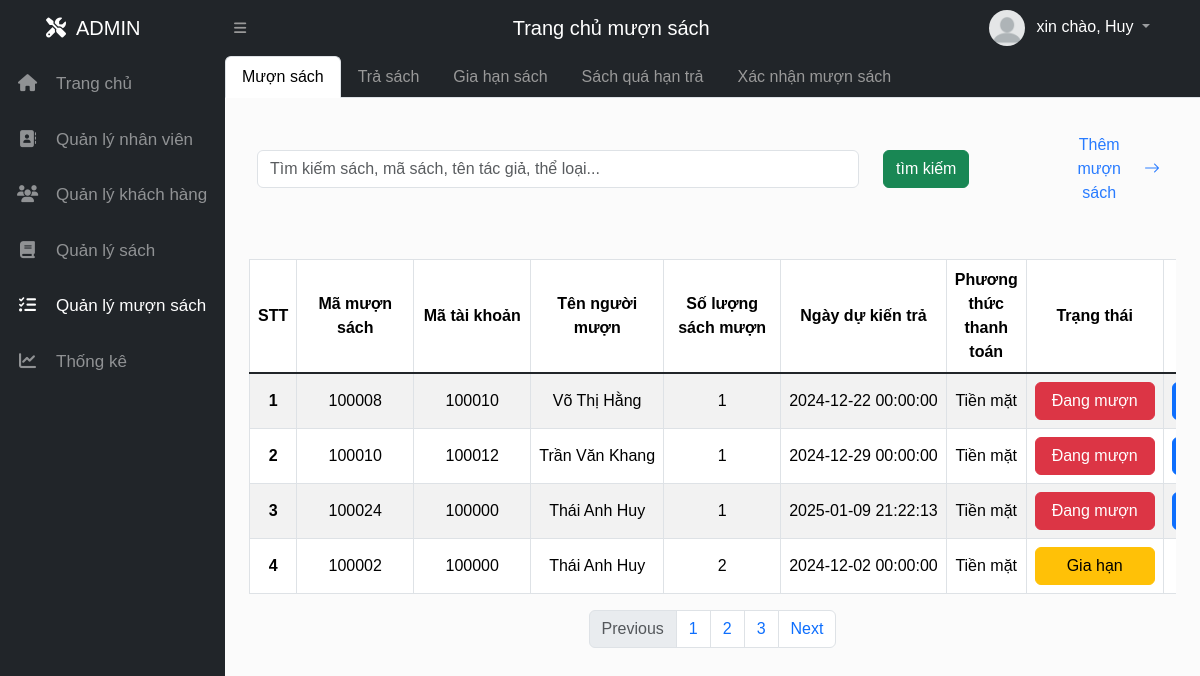
/Admin/ql_muon_sach/muonsach (signed in), run on the app's committed database.
### tables this page shows
CREATE TABLE `muonsach` (
  `MaMuonSach` int(11) NOT NULL AUTO_INCREMENT,
  `MaTaiKhoan` int(11) DEFAULT NULL,
  `NgayMuon` date DEFAULT curdate(),
  `NgayDuKienTra` datetime DEFAULT NULL,
  `HanTra` datetime DEFAULT NULL,
  `NgayGiaHan` datetime DEFAULT NULL,
  `NgayTraThuc` datetime DEFAULT NULL,
  `SoLuongSachMuon` int(3) DEFAULT 0,
  `TongTien` double DEFAULT 0,
  `TrangThai` enum('Đang mượn','Đã trả','Chờ xác nhận','Đang vận chuyển','Gia hạn') DEFAULT 'Đang mượn',
  `PhuongThucThanhToan` enum('Chuyển khoản','Tiền mặt','Tiền trong tài khoản thư viện') DEFAULT 'Tiền mặt',
  `CreatedAt` datetime DEFAULT current_timestamp(),
  `UpdatedAt` datetime DEFAULT current_timestamp() ON UPDATE current_timestamp(),
  PRIMARY KEY (`MaMuonSach`),
  KEY `MaTaiKhoan` (`MaTaiKhoan`),
  CONSTRAINT `muonsach_ibfk_1` FOREIGN KEY (`MaTaiKhoan`) REFERENCES `taikhoan` (`MaTaiKhoan`) ON DELETE CASCADE
);

CREATE TABLE `taikhoan` (
  `MaTaiKhoan` int(11) NOT NULL AUTO_INCREMENT,
  `TenDangNhap` varchar(50) DEFAULT NULL,
  `MatKhauHash` varchar(255) DEFAULT NULL,
  `MaVaiTro` int(11) DEFAULT 1,
  `MaTrangThai` int(11) DEFAULT 3,
  `HoTen` varchar(100) DEFAULT NULL,
  `Email` varchar(100) DEFAULT NULL,
  `Cccd` varchar(13) DEFAULT NULL,
  `DienThoai` varchar(20) DEFAULT NULL,
  `DiaChi` varchar(255) DEFAULT NULL,
  `URL_HinhNguoiDung` varchar(255) DEFAULT NULL,
  `CreatedAt` datetime DEFAULT current_timestamp(),
  `UpdatedAt` datetime DEFAULT current_timestamp() ON UPDATE current_timestamp(),
  PRIMARY KEY (`MaTaiKhoan`),
  UNIQUE KEY `TenDangNhap` (`TenDangNhap`),
  UNIQUE KEY `Email` (`Email`),
  UNIQUE KEY `Cccd` (`Cccd`),
  KEY `MaVaiTro` (`MaVaiTro`),
  KEY `MaTrangThai` (`MaTrangThai`),
  CONSTRAINT `taikhoan_ibfk_1` FOREIGN KEY (`MaVaiTro`) REFERENCES `vaitro` (`MaVaiTro`),
  CONSTRAINT `taikhoan_ibfk_2` FOREIGN KEY (`MaTrangThai`) REFERENCES `trangthai` (`MaTrangThai`)
);

### View/Admin/index.php (called while the page is built, shortened)
<?php
    include('../../config.php');
    if (isset($_GET['mod'])) {
        switch ($_GET['mod']) {
            case 'ql_muon_sach':
                $ctrl_name = "c_ad_ql_muon_tra";
                break;
        }
        include_once '../../controller/c_admin/'.$ctrl_name.'.php';
    } else{
        header('Location: ?mod=home&act=home');
    }
?>

### config.php (called while the page is built, shortened)
<?php
  $base_url_admin = '/do_an_quanlythuvien/Admin/';
?>

### Model/m_admin/m_ad_ql_muon_tra.php (called while the page is built, shortened)
<?php
    function get_muonsach($trangthai){
        $conn = connectdb();
        $sql = "SELECT DISTINCT muonsach.*, taikhoan.HoTen, muonsach.NgayTraThuc FROM muonsach
        LEFT JOIN taikhoan on muonsach.MaTaiKhoan = taikhoan.MaTaiKhoan
        LEFT JOIN chitietmuonsach ON muonsach.`MaMuonSach` = chitietmuonsach.`MaMuonSach`
        WHERE muonsach.TrangThai = ?";
        $stmt = $conn->prepare($sql);
        $stmt->bind_param("s", $trangthai);
        $stmt->execute();
        $result = $stmt->get_result();
        $list = [];
        while ($row = $result->fetch_assoc()) {
            array_push($list, $row);
        }
        return $list;
    }
?>

### View/Admin/home/muontrasach/muonsach/view_muon_sach.php (the view, shortened to what this page needs)
<div class="row my-4 justify-content-center boxsearch items-center">
    <div class="col-md-8 pl20">
        <input class="form-control" type="text"
            placeholder="Tìm kiếm sách, mã sách, tên tác giả, thể loại...">
    </div>
    <div class="col-md-2">
        <button class="btn btn-success">tìm kiếm</button>
    </div>
    <div class="col-md-2">
        <a href="<?=$base_url_admin?>ql_muon_sach/add_MuonSach" class="btn btn_custom_arrow_right float-end">Thêm mượn sách <i class="bi bi-arrow-right"></i></a>
    </div>
</div>
<div class="row">
    <div class="col">
        <div class="table-responsive">
            <table class="table text-center table-hover mt-4 table-bordered table-striped">
                <thead class="thead-dark">
                    <tr>
                        <th scope="col">STT</th>
                        <th scope="col">Mã mượn sách</th>
                        <th scope="col">Mã tài khoản</th>
                        <th scope="col">Tên người mượn</th>
                        <th scope="col">Số lượng sách mượn</th>
                        <th scope="col">Ngày dự kiến trả</th>
                        <th scope="col">Phương thức thanh toán</th>
                        <th scope="col">Trạng thái</th>
                        <th scope="col" style="width: 100px;">Hành động</th>
                    </tr>
                </thead>
                <tbody class="table-group-divider">
                    <?php $stt = 1;
                        foreach($select_MuonSach as $select_MuonSach):
                    ?>
                    <tr onclick="window.location.href='<?=$base_url_admin?>ql_muon_sach/detail_view?mamuonsach=<?=$select_MuonSach["MaMuonSach"]?>'">
                        <th scope="row"><div ><?=$stt?></div></th>
                        <td><div class="hang1_table" style="max-width: 30px;min-width: 100px;"><?=$select_MuonSach["MaMuonSach"]?></div></td>
                        <td><div class="hang1_table" style="max-width: 200px;min-width: 100px;"><?=$select_MuonSach["MaTaiKhoan"]?></div></td>
                        <td><div class="hang1_table" style="max-width: 200px;min-width: 100px;"><?=$select_MuonSach["HoTen"]?></div></td>
                        <td><div class="hang1_table" style="max-width: 200px;min-width: 100px;"><?=$select_MuonSach["SoLuongSachMuon"]?></div></td>
                        <td><div class="hang1_table" style="min-width: 50px;"><?=$select_MuonSach["NgayDuKienTra"]?></div></td>
                        <td><div class="hang1_table" style="min-width: 50px;"><?=$select_MuonSach["PhuongThucThanhToan"]?></div></td>
                        <td><div class="hang1_table" style="min-width: 50px;"><span style="min-width: 120px;"
                        class="btn <?=$select_MuonSach["TrangThai"]=="Đã trả"?"btn-success":($select_MuonSach["TrangThai"]=="Đang mượn"?"btn-danger":"btn-warning")?>"><?=$select_MuonSach["TrangThai"]?></span></div></td>
                        <td>
                            <div class="hang1_table" style="min-width: 50px;">
                                <a class="btn btn-primary" href="<?=$base_url_admin?>ql_muon_sach/tra_sach?mamuonsach=<?=$select_MuonSach["MaMuonSach"]?>">Trả sách</a>
                            </div>
                        </td>
                    </tr>
                    <?php $stt++; endforeach; ?>
                </tbody>
            </table>
        </div>
        <nav aria-label="Page navigation example">
            <ul class="pagination justify-content-center">
                <li class="page-item disabled">
                    <a class="page-link" href="#" tabindex="-1"
                        aria-disabled="true">Previous</a>
                </li>
                <li class="page-item"><a class="page-link" href="#">1</a></li>
                <li class="page-item"><a class="page-link" href="#">2</a></li>
                <li class="page-item"><a class="page-link" href="#">3</a></li>
                <li class="page-item">
                    <a class="page-link" href="#">Next</a>
                </li>
            </ul>
        </nav>
    </div>
</div>

### Assets/css/admin.css (style rules this page uses)
* { margin: 0; padding: 0; box-sizing: border-box; }
*, *::before, *::after { box-sizing: border-box; }
a { text-decoration: none; }
body { font-family: Arial, sans-serif; background-color: #e2e2e21f; justify-content: space-between; }
div { display: block; unicode-bidi: isolate; }
:root { --blue: #287bff; --white: #fff; --grey: #f5f5f5; --black1: #222; --black2: #999; --color-white: #fff; --color-header: #212529; --color-background-cursor: #444; --color-btn: #71be34; }
.table th, .table td { vertical-align: middle; word-wrap: break-word; }
input[type="text"], input[list] { -webkit-appearance: none; -moz-appearance: none; appearance: none; }
.hang1_table { white-space: nowrap; overflow: hidden; text-overflow: ellipsis; }
.btn_custom_arrow_right { color: #287bff !important; margin-left: 5px; transform: translateX(0); transition: transform 0.3s ease; display: flex; align-items: center; border: none; }
.btn_custom_arrow_left i,.btn_custom_arrow_right i { margin: 0 4px; }

### Assets/css/style.css (style rules this page uses)
.pl20 { padding-left: 20px; }
.items-center { align-items: center; }

### data on the page
muonsach: MaMuonSach "100008", MaTaiKhoan "100010", MaTaiKhoan.HoTen "Võ Thị Hằng", SoLuongSachMuon "1", NgayDuKienTra "2024-12-22 00:00:00", PhuongThucThanhToan "Tiền mặt", TrangThai "Đang mượn"
muonsach: MaMuonSach "100010", MaTaiKhoan "100012", MaTaiKhoan.HoTen "Trần Văn Khang", SoLuongSachMuon "1", NgayDuKienTra "2024-12-29 00:00:00", PhuongThucThanhToan "Tiền mặt", TrangThai "Đang mượn"
muonsach: MaMuonSach "100024", MaTaiKhoan "100000", MaTaiKhoan.HoTen "Thái Anh Huy", SoLuongSachMuon "1", NgayDuKienTra "2025-01-09 21:22:13", PhuongThucThanhToan "Tiền mặt", TrangThai "Đang mượn"
muonsach: MaMuonSach "100002", MaTaiKhoan "100000", MaTaiKhoan.HoTen "Thái Anh Huy", SoLuongSachMuon "2", NgayDuKienTra "2024-12-02 00:00:00", PhuongThucThanhToan "Tiền mặt", TrangThai "Gia hạn"

### other printed values
$title_bar "Trang chủ mượn sách"
$_SESSION['last_name_user'] "Huy"
